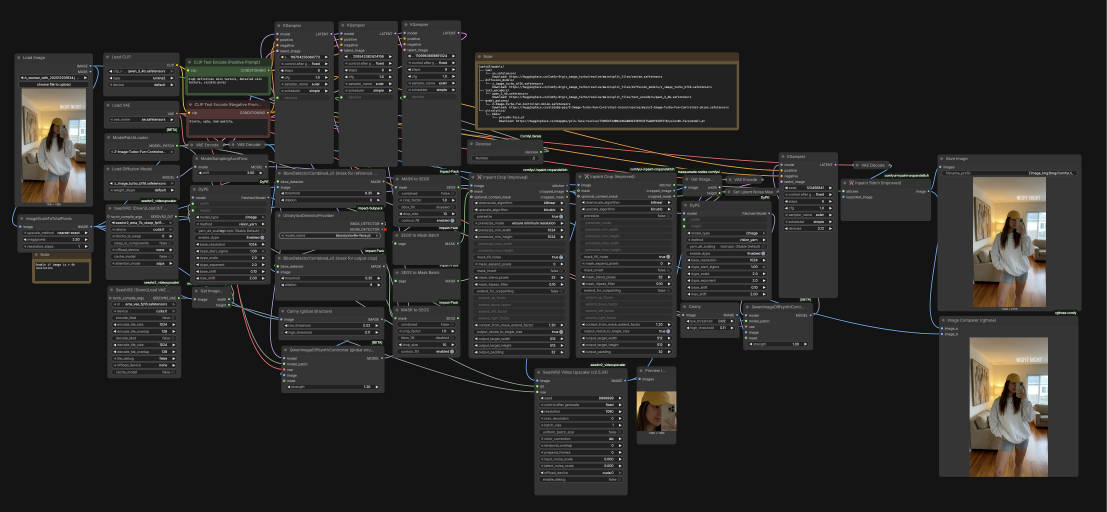
#> input picture Synthid_Bypass_Portrait.png, 3320 x 1534 px (shown at 1/3 size)
$ python -i image.py   (imports and definitions only)
#> lines starting #> are read from the running program, lines starting #| are printed output that depends on the picture
"""Image processing utilities for SynthID Remover"""
import cv2
import numpy as np
from PIL import Image
import torch
from typing import Tuple, Optional, Union


# [25 lines left out: functions load_image, save_image, resize_image, not called in this run]


def canny_edge_detect(img: np.ndarray, low: int = 50, high: int = 150) -> np.ndarray:
    """Extract Canny edges from image."""
#> called with low = 50, high = 150
    gray = cv2.cvtColor(img, cv2.COLOR_RGB2GRAY)
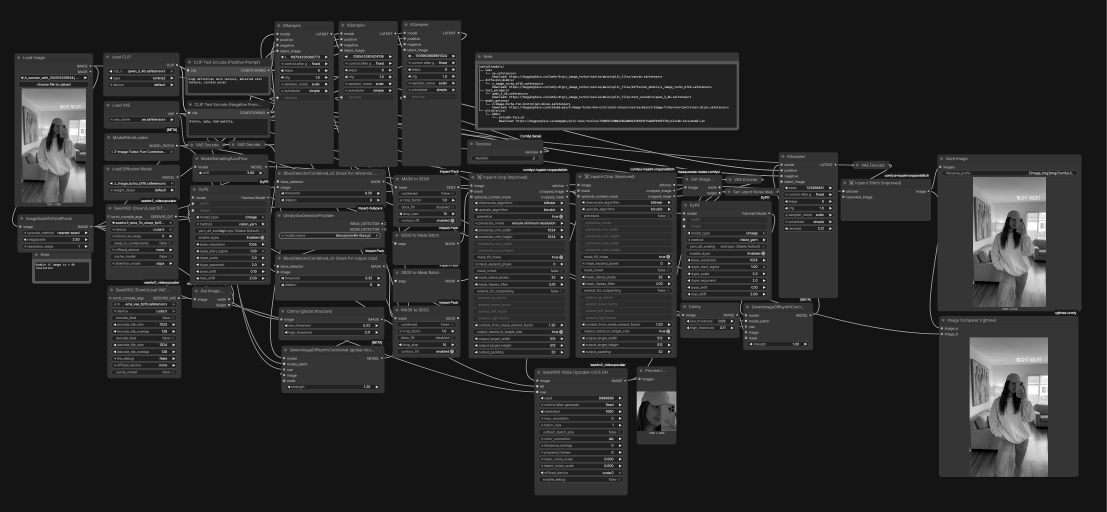
#> gray: shape (1534, 3320) (shown at 1/3 size); min 0, max 255, mean 40.8
    edges = cv2.Canny(gray, low, high)
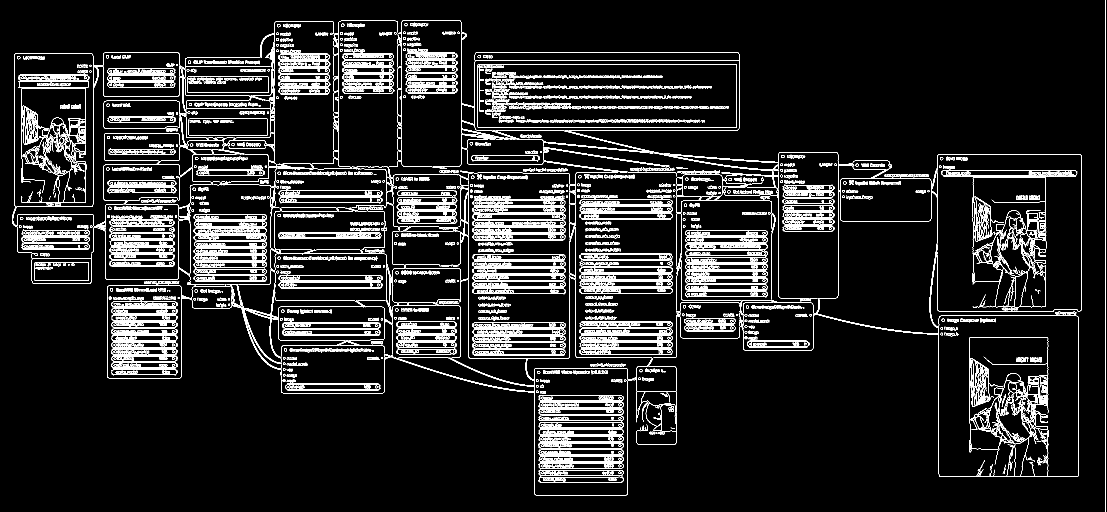
#> edges: shape (1534, 3320) (shown at 1/3 size); 6.2% white in thin lines or dots
    # Convert to 3-channel for model input
    edges_rgb = cv2.cvtColor(edges, cv2.COLOR_GRAY2RGB)
#> edges_rgb: shape (1534, 3320, 3); 6.2% white in thin lines or dots
    return edges_rgb


# [101 lines left out: functions numpy_to_tensor, tensor_to_numpy, tensor_to_pil, pil_to_tensor, create_mask_from_bbox, feather_mask and 3 more, not called in this run]

>>> import cv2
>>> picture = cv2.cvtColor(cv2.imread('../../Synthid_Bypass_Portrait.png'), cv2.COLOR_BGR2RGB)
>>> result = canny_edge_detect(picture)
